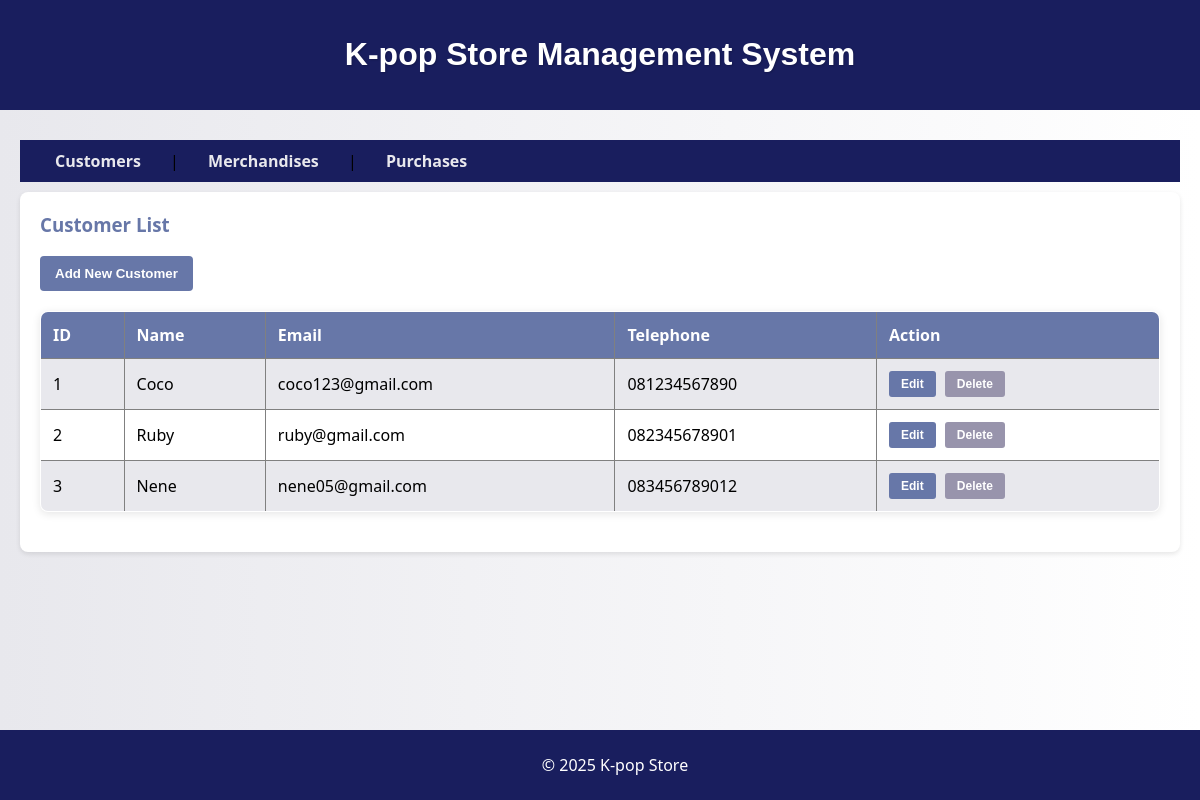
The page /?page=customers on the database its author committed.
### tables this page shows
CREATE TABLE customers (
    id INT AUTO_INCREMENT PRIMARY KEY,
    name VARCHAR(100) NOT NULL,
    email VARCHAR(100) UNIQUE,
    phone VARCHAR(15)
);

### config/db.php (called while the page is built, shortened)
<?php
class Database {
    private $host = "localhost";
    private $username = "root";
    private $password = "";
    private $dbname = "kpop_store";
    public function __construct() {
        try {
            $this->conn = new PDO("mysql:host=$this->host;dbname=$this->dbname", $this->username, $this->password);
        } catch (PDOException $e) {
            echo "Koneksi gagal: " . $e->getMessage();
        }
    }
}
?>

### class/Customer.php (called while the page is built, shortened)
<?php
require_once 'config/db.php';
class Customer {
    private $db;
    public function __construct() {
        $this->db = (new Database())->conn;
    }
    public function getAllCustomers() {
        $stmt = $this->db->query("SELECT * FROM customers");
        return $stmt->fetchAll(PDO::FETCH_ASSOC);
    }
}
?>

### view/customers.php (the view, shortened to what this page needs)
<section>
    <h3>Customer List</h3>
    <div class="action-buttons">
        <button onclick="showForm('formAddCustomer')">Add New Customer</button>
    </div>
    <table border="1">
        <tr>
            <th>ID</th>
            <th>Name</th>
            <th>Email</th>
            <th>Telephone</th>
            <th>Action</th>
        </tr>
        <?php foreach ($customer->getAllCustomers() as $c): ?>
        <tr>
            <td><?= $c['id'] ?></td>
            <td><?= $c['name'] ?></td>
            <td><?= $c['email'] ?></td>
            <td><?= $c['phone'] ?></td>
            <td class="action-buttons-cell">
                <button class="btn-edit" onclick="window.location='?page=customers&edit=<?= $c['id'] ?>'">Edit</button>
                <button class="btn-delete" onclick="if(confirm('Are you sure you want to delete?')) window.location='?page=customers&delete_customer=<?= $c['id'] ?>'">Delete</button>
            </td>
        </tr>
        <?php endforeach; ?>
    </table>
</section>

### style.css (style rules this page uses)
body { font-family: 'Segoe UI', Tahoma, Geneva, Verdana, sans-serif; margin: 0; padding: 0; background-color: #E8E8ED; background-image: linear-gradient(to right, #E8E8ED, #fff); }
section { background-color: white; padding: 20px; border-radius: 8px; box-shadow: 0 2px 5px rgba(0, 0, 0, 0.1); margin-bottom: 20px; }
h2, h3 { color: #6777A8; margin-top: 0; }
table { width: 100%; border-collapse: collapse; margin-bottom: 20px; background-color: white; box-shadow: 0 2px 8px rgba(0,0,0,0.1); border-radius: 8px; overflow: hidden; }
table th, table td { padding: 12px; text-align: left; }
table th { background-color: #6777A8; color: white; }
table tr:nth-child(even) { background-color: #E8E8ED; }
button { padding: 10px 15px; background-color: #6777A8; color: white; border: none; border-radius: 4px; cursor: pointer; margin-right: 5px; font-weight: bold; }
.action-buttons { margin-bottom: 20px; }
.action-buttons-cell { white-space: nowrap; }
.btn-edit { background-color: #6777A8; color: white; padding: 6px 12px; border: none; border-radius: 3px; cursor: pointer; margin-right: 5px; font-size: 12px; font-weight: bold; }
.btn-delete { background-color: #9894AC; color: white; padding: 6px 12px; border: none; border-radius: 3px; cursor: pointer; font-size: 12px; font-weight: bold; }
table td { vertical-align: middle; }

### rows shown on the page
customers: id "1", name "Coco", email "coco123@gmail.com", phone "081234567890"
customers: id "2", name "Ruby", email "ruby@gmail.com", phone "082345678901"
customers: id "3", name "Nene", email "nene05@gmail.com", phone "083456789012"
